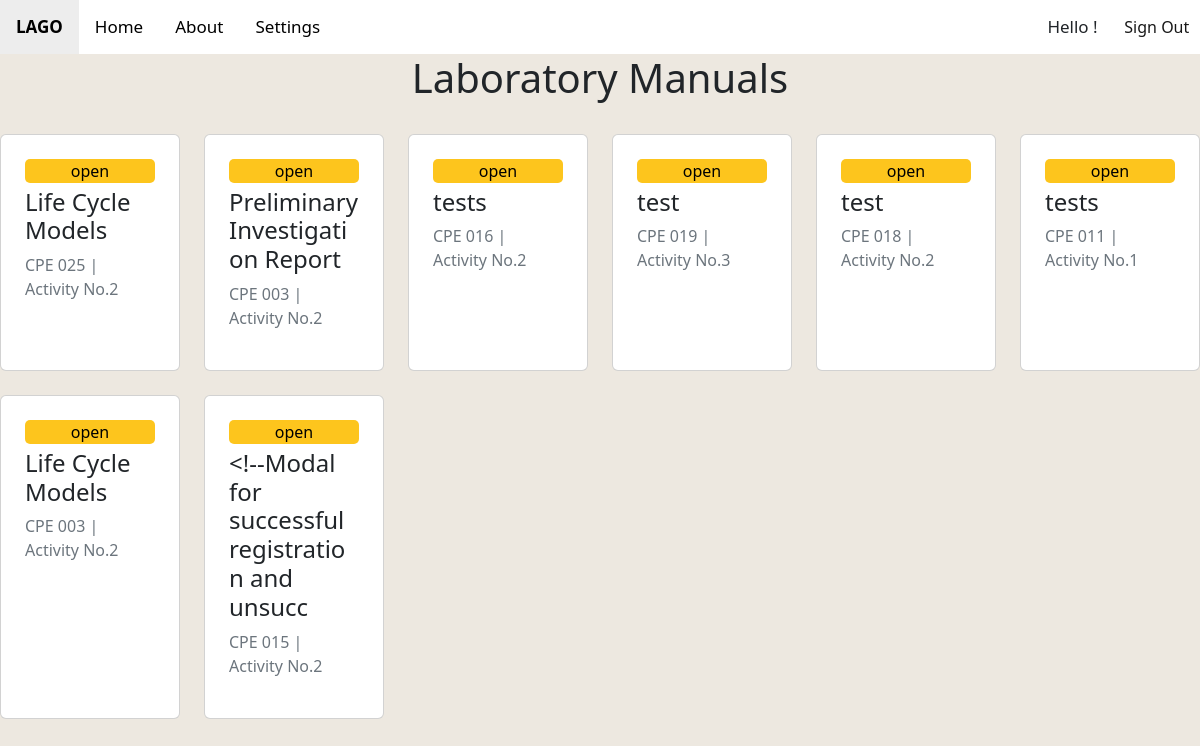
Page /home/view/ (signed in) on the committed database.
### main/models.py (models this page shows, shortened)
class labmanual(models.Model):
    id = models.AutoField(primary_key=True)
    act_no = models.IntegerField()
    lab_title = models.CharField(max_length=50)
    course_code = models.CharField(max_length=50)
    objective = models.TextField()
    ilos = models.TextField()
    discussion = models.TextField()
    res = models.TextField()
    procedures = RichTextField(blank=True, null=True)
    questions = models.TextField()
    supplementary = models.TextField()

### main/views.py (the view)
# urls.py: path("home/view/", login_required(PostListView.as_view(),login_url='/'), name="blog-home"),
class PostListView(ListView):
    model = labmanual
    labmanual_list = labmanual.objects.all()
    template_name = 'main/view.html'
    context_object_name: 'labmanual_list'

### main/templates/main/view.html (shortened to what this page needs)
{% extends 'main/base.html' %}
{% block previous %}
  <a href=".." class="active"><b>LAGO</b></a>
{% endblock %}
{% block body %}
  <h1 style="text-align:center">Laboratory Manuals</h1><br>
  <div class="row">
    {% for m in labmanual_list %}
    <div class="col-lg-2 col-md-6 col-sm-12 pb-4">
      <div class="card h-100 p-4">
        <a href="{% url 'post-detail' m.id %}" class="btnwarning" style="text-align: center;text-decoration:none;color:black">open</a>
        <h4>{{m.lab_title}}</h4>
        <p class="text-muted">{{m.course_code}} | Activity No.{{m.act_no}}</p>
      </div>
    </div>
    {% empty %}
    <p>No laboratory manual added.</p>
    {% endfor %}
  </div>
{% endblock %}

### main/templates/main/base.html (style rules this page uses)
.active { background-color: #fec007; }
.btnwarning { background-color: #fdc51d; border-radius: 5px; margin-bottom: 5px; }
.topnav a { float: left; display: block; color: #000000; text-align: center; padding: 14px 16px; text-decoration: none; font-size: 17px; }
body { font-family: Arial, Helvetica, sans-serif; overflow-x: hidden; overflow-y: auto; min-height:100%; }
html { min-height: 100%; }

### rows in the picture
labmanual: lab_title "Life Cycle Models", course_code "CPE 025", act_no "2"
labmanual: lab_title "Preliminary Investigation Report", course_code "CPE 003", act_no "2"
labmanual: lab_title "tests", course_code "CPE 016", act_no "2"
labmanual: lab_title "test", course_code "CPE 019", act_no "3"
labmanual: lab_title "test", course_code "CPE 018", act_no "2"
labmanual: lab_title "tests", course_code "CPE 011", act_no "1"
labmanual: lab_title "Life Cycle Models", course_code "CPE 003", act_no "2"
labmanual: lab_title "<!--Modal for successful registration and unsucc", course_code "CPE 015", act_no "2"
